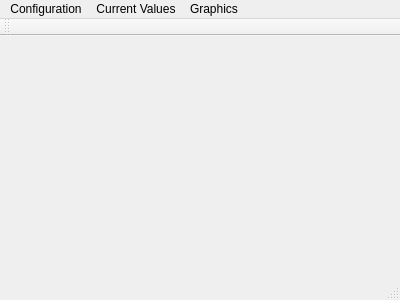
<?xml version="1.0" encoding="UTF-8"?>
<ui version="4.0">
 <class>MainWindow</class>
 <widget class="QMainWindow" name="MainWindow">
  <property name="geometry">
   <rect>
    <x>0</x>
    <y>0</y>
    <width>400</width>
    <height>300</height>
   </rect>
  </property>
  <property name="windowTitle">
   <string>MainWindow</string>
  </property>
  <widget class="QWidget" name="centralWidget"/>
  <widget class="QMenuBar" name="menuBar">
   <property name="geometry">
    <rect>
     <x>0</x>
     <y>0</y>
     <width>400</width>
     <height>25</height>
    </rect>
   </property>
   <widget class="QMenu" name="menuConfiguration">
    <property name="title">
     <string>Configuration</string>
    </property>
    <addaction name="actionNetwork_Parameter"/>
   </widget>
   <widget class="QMenu" name="menuRealtime_Measure">
    <property name="title">
     <string>Current Values</string>
    </property>
    <addaction name="actionTemperature"/>
   </widget>
   <widget class="QMenu" name="menuGrahics">
    <property name="title">
     <string>Graphics</string>
    </property>
    <addaction name="actionGraphicTemperature"/>
   </widget>
   <addaction name="menuConfiguration"/>
   <addaction name="menuRealtime_Measure"/>
   <addaction name="menuGrahics"/>
  </widget>
  <widget class="QToolBar" name="mainToolBar">
   <attribute name="toolBarArea">
    <enum>TopToolBarArea</enum>
   </attribute>
   <attribute name="toolBarBreak">
    <bool>false</bool>
   </attribute>
  </widget>
  <widget class="QStatusBar" name="statusBar"/>
  <action name="actionNetwork_Parameter">
   <property name="text">
    <string>Network Parameter</string>
   </property>
  </action>
  <action name="actionTemperature">
   <property name="text">
    <string>Temperature</string>
   </property>
  </action>
  <action name="actionGraphicTemperature">
   <property name="text">
    <string>Temperature</string>
   </property>
  </action>
 </widget>
 <layoutdefault spacing="6" margin="11"/>
 <resources/>
 <connections/>
</ui>
